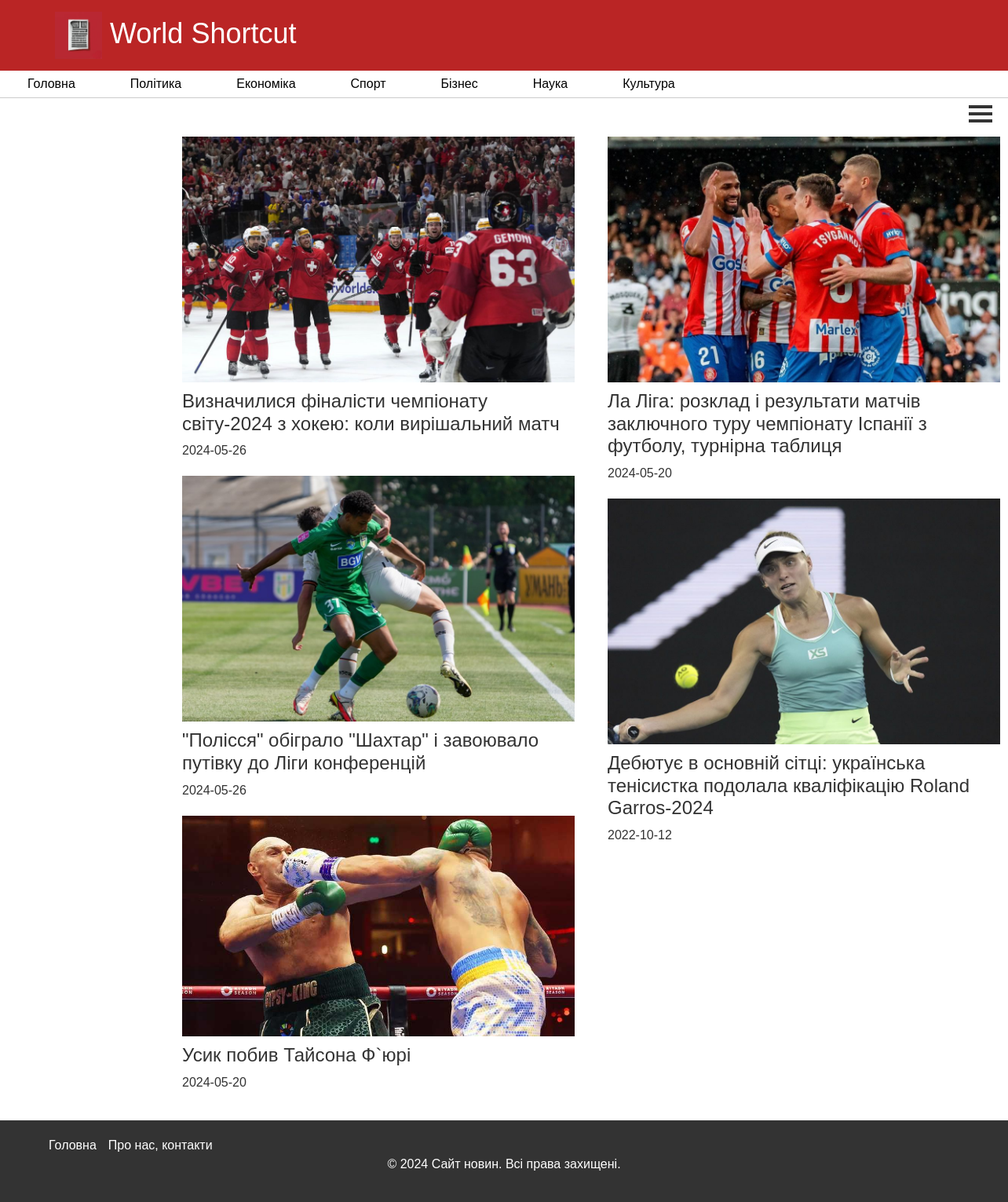
/templates/sports_news.html, run on the app's committed database.
### model.py (models this page shows)
class News(Base):
    __tablename__ = 'news'
    NewsID = Column(Integer, primary_key=True)
    Theme = Column(String)
    Title = Column(String)
    Text = Column(String)
    MediaPath = Column(String)
    Date = Column(String)

### app.py (the view)
@app.route('/templates/sports_news.html', methods=['POST', 'GET'])
def sport_news():
    if request.method == 'POST':
        start_date = request.form['start_date']
        end_date = request.form['end_date']
        news_items = session.query(News).filter(and_(News.Date >= start_date, News.Date <= end_date, News.Theme == "Sport")).all()
        return render_template("category_news.html", news=news_items)
    selected_news = session.query(News).filter_by(Theme='Sport').all()
    return render_template('category_news.html', news=selected_news)

### templates/category_news.html (shortened to what this page needs)
{% extends 'navigation.html' %}
{% block category_news %}
    <form method="post">
        <label class="menu_btn" for="menu__toggle">
            <span></span>
        </label>
    </form>
    <div class="news-container" style="margin-top: 150px;">
        <div class="news-list">
            <ul>
                {% for news_item in news %}
                    {% if loop.index0 % 2 == 0 %}
                <li class="news-item">
                    <a href="{{ url_for('news_detail', news_id=news_item.NewsID) }}">
                        <div class="image-container">
                            <img src="{{ news_item.MediaPath }}" alt="Image">
                        </div>
                        <h4>{{ news_item.Title }}</h4>
                        <p>{{ news_item.Date }}</p>
                    </a>
                </li>
                    {% endif %}
                {% endfor %}
            </ul>
            <ul>
                {% for news_item in news %}
                    {% if loop.index0 % 2 != 0 %}
                <li class="news-item">
                    <a href="{{ url_for('news_detail', news_id=news_item.NewsID) }}">
                        <div class="image-container">
                            <img src="{{ news_item.MediaPath }}" alt="Image">
                        </div>
                        <h4>{{ news_item.Title }}</h4>
                        <p>{{ news_item.Date }}</p>
                    </a>
                </li>
                    {% endif %}
                {% endfor %}
            </ul>
        </div>
    </div>
{% endblock %}

### templates/navigation.html (style rules this page uses)
html, body { height: 100%; }
body { margin: 0; font-family: Arial, sans-serif; }
.menu_btn { display: flex; align-items: center; position: fixed; top: 130px; right: 20px; width: 30px; height: 30px; cursor: pointer; z-index: 1; }
.menu_btn > span, .menu_btn > span::before, .menu_btn > span::after { display: block; position: absolute; width: 100%; height: 4px; background-color: #333333; }
.menu_btn > span::before { content: ''; top: -9px; }
.menu_btn > span::after { content: ''; top: 9px; }
.news-item { background-color: white; border-radius: 10px; margin-bottom: 20px; }
.image-container { width: 500px; height: 100%; overflow: hidden; }
.image-container img { width: 100%; height: 100%; }
.news-item h4 { margin-top: 10px; }
.news-item p { margin-top: 0; text-decoration: none; }
.news-item a { text-decoration: none; color: #333333; height: 100%; }
.news-container { display: flex; justify-content: space-between; padding: 0 200px; }
.news-list { display: grid; grid-template-columns: 1fr 1fr; gap: 10px; list-style: none; }
.news-list ul { list-style: none; }

### data on the page
News: MediaPath (picture), Title "Визначилися фіналісти чемпіонату світу-2024 з хокею: коли вирішальний матч", Date "2024-05-26"
News: MediaPath (picture), Title "\"Полісся\" обіграло \"Шахтар\" і завоювало путівку до Ліги конференцій", Date "2024-05-26"
News: MediaPath (picture), Title "Усик побив Тайсона Ф`юрі", Date "2024-05-20"
News: MediaPath (picture), Title "Ла Ліга: розклад і результати матчів заключного туру чемпіонату Іспанії з футболу, турнірна таблиця", Date "2024-05-20"
News: MediaPath (picture), Title "Дебютує в основній сітці: українська тенісистка подолала кваліфікацію Roland Garros-2024", Date "2022-10-12"
